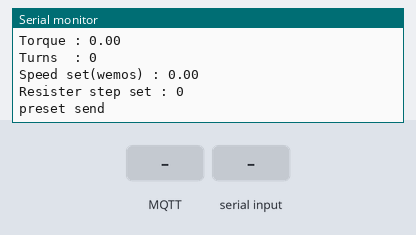
Simulated run of this sketch. Board: ESP8266 (Wemos D1 mini). Shown: the last lines printed to the serial monitor. The inputs (shaded band) are chosen by the test bench. WiFi joins after 1.5 s; servers stay silent unless stated; uploads are accepted with an empty reply; random numbers use the default seed unless the sketch sets one; no MQTT or app messages arrive unless stated.

Above: at 2.7 s.
2.8 s: MQTT message "1" arrives on the first subscribed topic
At 3.4 s:
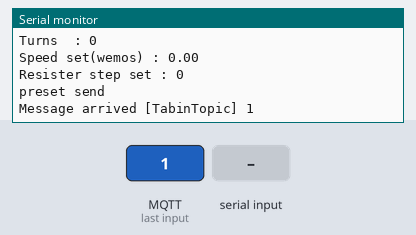
4.3 s: "p,1\n" received over Serial
At 5.7 s:
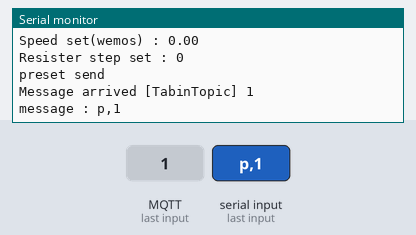
6.4 s: "p,150\n" received over the second serial link
At 7.6 s:
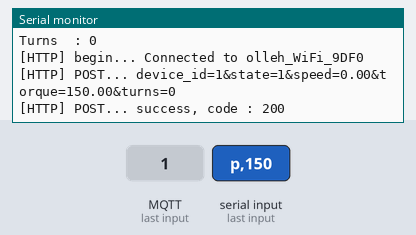
8.4 s: "r,1\n" received over Serial
At 9.9 s:
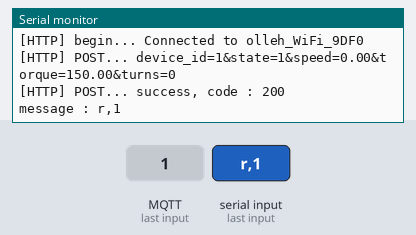
10.6 s: "hello,1\n" received over the second serial link
At 11.9 s:
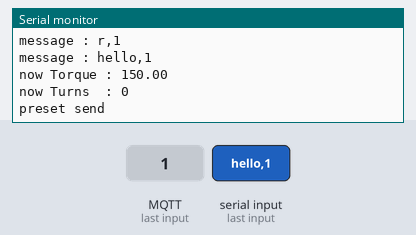
12.7 s: "r,150\n" received over Serial
At 13.5 s:
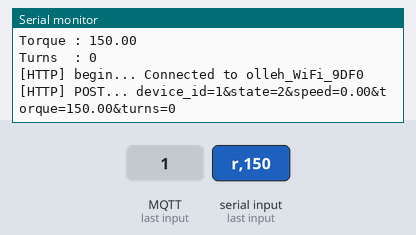

Measured:
- after the input at 2.8 s, the serial monitor: prints a new line after 0.08 s (image 1)
- after the input at 4.3 s, the serial monitor: prints a new line after 0.60 s (image 2)
- after the input at 6.4 s, the serial monitor: prints a new line after 0.53 s (image 3)
- after the input at 8.4 s, the serial monitor: prints a new line after 0.76 s (image 4)
- after the input at 10.6 s, the serial monitor: prints a new line after 0.60 s (image 5)
- after the input at 12.7 s, the serial monitor: prints a new line after 0.64 s (image 6)

The sketch:

wemos_mini.ino
```cpp
#include <ESP8266WiFiMulti.h>
#include <ESP8266HTTPClient.h>
#include <PubSubClient.h>
#include<SoftwareSerial.h>
#include <stdlib.h>
#include <SPI.h>

SoftwareSerial arduinoSerial(5, 4); // D1, D2

WiFiClient wificlient;
WiFiClient client2;
ESP8266WiFiMulti WiFiMulti;
PubSubClient client(wificlient);

// 변수선언
int state = LOW;
int moter_stop = LOW;
int steady_state1 = LOW;
int steady_state2 = LOW;
char msg[50];
int result_state = 0;
String dataIn = "";
int wifi_timeout = 0;
int cspin = 15; //wemos mini d1 r2


//mqtt
const char* mqtt_server = "postman.cloudmqtt.com";    // port 17181
const char* outTopic = "TaboutTopic";
const char* inTopic = "TabinTopic";
const char* mqtt_username = "mzxzkerr";
const char* mqtt_password = "6ePJPdo2Nkr6";
const char* pubdata = "";


//세팅값
String id = "1" ;       // 디바이스 id

#define ssid "olleh_WiFi_9DF0" //wifi id
#define pass "0000004810"      //wifi pass
#define ssid2 "D109-1" //wifi id
#define pass2 "113333555555"      //wifi pass

float torque_voltage = 500;
float speed_voltage = 500;
int turns_value = 1;

int Wiper0 = 127;     // Wiper register
int Wiper0_pre = 0; // Previous Wiper register

// 함수들
void resister_set();
void clear_msg();
void setup_wifi();
void Http_post();
void Http_get();
void wifi_check();
void break_msg();
void Http_post();
void callback(char* topic, byte* payload, unsigned int length);
void reconnect();

/////////////////////////////////////////
//*       셋업 & 루프                   *//
//*                                   *//
/////////////////////////////////////////

void setup() {
  Serial.begin(115200);
  arduinoSerial.begin(38400);
  setup_wifi();

  client.setServer(mqtt_server, 17181);
  client.setCallback(callback);
  //    pinMode(0,OUTPUT);
  //    pinMode(2,OUTPUT);
  //    pinMode(14,INPUT);
  //    pinMode(12,INPUT);
  //    pinMode(13,OUTPUT);
  pinMode(cspin, OUTPUT);    // Pin 24 OUTPUT, Slave Select(SS)
  digitalWrite(cspin, HIGH); // SS High
  SPI.begin();            // Initialize SPI(Default: 4MHz, Mode 0)
  wifi_check();        //Wifi 상태 체크 함수
  Serial.println("start wm");
  resister_set();

}

void loop() {
  if (!client.connected()) {
    reconnect();
  }
  client.loop();

  if (arduinoSerial.available()) {
    int k = 0;
    dataIn = "";
    while (arduinoSerial.available()) {
      char myChar = (char)arduinoSerial.read();
      //msg[k]=myChar;
      dataIn += myChar;
      k++;
      delay(5);
    }
    //Serial.print("message : ");
    //Serial.print(msg);
    Serial.print("message : ");
    Serial.println(dataIn);
    break_msg(dataIn);
    //clear_msg();
  }


  if (Serial.available()) {
    int k = 0;
    dataIn = "";
    while (Serial.available()) {
      char myChar = (char)Serial.read();
      //msg[k]=myChar;
      dataIn += myChar;
      k++;
      delay(5);
    }
    //Serial.print("message : ");
    //Serial.print(msg);
    Serial.print("message : ");
    Serial.println(dataIn);
    break_msg(dataIn);
    //clear_msg();
  }


  delay(1000);
}


/////////////////////////////////////////
//*       사용자 함수                   *//
//*                                   *//
/////////////////////////////////////////

void clear_msg() {
  char buf[50] = "";
  for (int k = 0; k < 50; k++) {
    msg[k] = buf[k] ;
  }
}
void break_msg(String msg) {
  String torque_data;
  String speed_data;
  String turns_data;
  int speed_index = msg.indexOf(",");
  int torque_index = dataIn.indexOf(",", speed_index + 1);

  if (msg.length() > 4) {
    if (msg.startsWith("p")) {
      arduinoSerial.print("ok");
      result_state = 1;
      speed_data = msg.substring(1, speed_index);
      torque_data = msg.substring(speed_index + 1, torque_index);
      turns_data = msg.substring(torque_index + 1, msg.length());
      torque_voltage = torque_data.toInt();
      turns_value = turns_data.toInt();
      Serial.println("State : pass");
      Serial.print("Speed : ");
      Serial.println(speed_voltage);
      Serial.print("Torque : ");
      Serial.println(torque_voltage);
      Serial.print("Turns  : ");
      Serial.println(turns_value);
      Http_post();
      pubdata = "p";
      //strcpy(msg,pubdata.c_str()));
      client.publish(outTopic, pubdata);
      clear_msg();
    } else if (msg.startsWith("r")) {
      arduinoSerial.print("ok");
      result_state = 2;
      speed_data = msg.substring(1, speed_index);
      torque_data = msg.substring(speed_index + 1, torque_index);
      turns_data = msg.substring(torque_index + 1, msg.length());
      torque_voltage = torque_data.toInt();
      turns_value = turns_data.toInt();
      Serial.println("State : reject");
      Serial.print("Speed : ");
      Serial.println(speed_voltage);
      Serial.print("Torque : ");
      Serial.println(torque_voltage);
      Serial.print("Turns  : ");
      Serial.println(turns_value);
      Http_post();
      pubdata = "r";
      // strcpy(msg,pubdata.c_str());
      client.publish(outTopic, pubdata);
      clear_msg();
    } else if (dataIn.startsWith("hello")) {
      Serial.print("now Torque : ");
      Serial.println(torque_voltage);
      Serial.print("now Turns  : ");
      Serial.println(turns_value);
      delay(50);
      String data2 = "tq" + (String) torque_voltage;
      arduinoSerial.print(data2);
      delay(50);
      String data1 = "ts" + (String) turns_value;
      arduinoSerial.print(data1);
      Serial.println("preset send");
   }
  }
}


void setup_wifi() {
  WiFi.disconnect();
  // Serial.setDebugOutput(true);
  Serial.println();
  Serial.println("[SETUP] Wifi Connecting ");
  //Serial.println(ssid2);
  WiFi.mode(WIFI_STA);              // Station 모드로 설정
  //wifi_scan();
  WiFiMulti.addAP(ssid, pass);      // Wifi 공유기 추가 및 자동연결
  // WiFi.begin(ssid2, pass2);
  WiFiMulti.addAP(ssid2, pass2);      // 공유기2 추가 및 자동연결

  Serial.print("[SETUP] WAIT ");
  while (WiFiMulti.run() != WL_CONNECTED) {
    delay(500); Serial.print("."); wifi_timeout++;
    if (wifi_timeout == 40) {
      wifi_timeout = 0;
      break;
    }
  }
  Serial.println();
}


void wifi_check() {
  //WiFiMulti.run();
  Serial.print("[SETUP] Wifi status : ");
  Serial.print(WiFi.status());
  Serial.print(" => ");
  if ((WiFi.status() == WL_CONNECTED)) {
    Serial.println("WL_CONNECTED");
  }
  else if ((WiFi.status() == WL_IDLE_STATUS)) {
    Serial.println("WL_IDLE_STATUS");
  }
  else if ((WiFi.status() == WL_CONNECTION_LOST)) {
    Serial.println("WL_CONNECTION_LOST");
  }
  else if ((WiFi.status() == WL_NO_SSID_AVAIL)) {
    Serial.println("WL_NO_SSID_AVAIL");
  }
  else if ((WiFi.status() == WL_CONNECT_FAILED)) {
    Serial.println("WL_CONNECT_FAILED");
  }
  else if ((WiFi.status() == WL_DISCONNECTED)) {
    Serial.println("WL_DISCONNECTED");
    if (!WiFi.getAutoConnect()) {
      WiFi.reconnect();
      Serial.print("[Reconnect] WAIT ");
      while (WiFi.status() != WL_CONNECTED) {
        delay(500); Serial.print(".");
        wifi_timeout++;
        if (wifi_timeout == 200) {
          wifi_timeout = 0;
          break;
        }
      }
      Serial.println();
    }
  }
  else {
    Serial.println("WL_ERROR");
  }
  Serial.print("[SETUP] WifiMulti status : ");
  Serial.print(WiFiMulti.run());
  Serial.print(" => ");
  if ((WiFiMulti.run() == WL_CONNECTED)) {
    Serial.println("WL_CONNECTED");
  }
  else if ((WiFiMulti.run() == WL_IDLE_STATUS)) {
    Serial.println("WL_IDLE_STATUS");
  }
  else if ((WiFiMulti.run() == WL_CONNECTION_LOST)) {
    Serial.println("WL_CONNECTION_LOST");
  }
  else if ((WiFiMulti.run() == WL_NO_SSID_AVAIL)) {
    Serial.println("WL_NO_SSID_AVAIL");
  }
  else if ((WiFiMulti.run() == WL_CONNECT_FAILED)) {
    Serial.println("WL_CONNECT_FAILED");
  }
  else if ((WiFiMulti.run() == WL_DISCONNECTED)) {
    Serial.println("WL_DISCONNECTED");
  }
  else {
    Serial.println("WL_ERROR");
  }
  Serial.print("[SETUP] WifiAutoConnect : ");
  Serial.print(WiFi.getAutoConnect());
  Serial.print(" => ");
  if (WiFi.getAutoConnect()) {
    Serial.println("True");
  }
  else {
    Serial.println("False");
  }
  Serial.print("[SETUP] Connected to ");        //연결된 wifi ID
  Serial.println(WiFi.SSID());
  Serial.print("[SETUP] localIP address:\t");   //할당된 IP 주소
  Serial.println(WiFi.localIP());

}

void Http_post() {
  HTTPClient http;           //  WiFiClient client;
  http.setTimeout(3000);
  Serial.print("[HTTP] begin... Connected to ");
  Serial.println(WiFi.SSID());
  if (http.begin(client2, "http://cjk09083.cafe24.com/tab/insert.php")) {  // Wifi를 통한 HTTP 통신
    http.addHeader("Content-Type", "application/x-www-form-urlencoded");
    Serial.print("[HTTP] POST... ");
    //          // start connection and send HTTP header
    //String post_content = "data="+String(WiFi.SSID());
    String post_content = "device_id=" + String(id) + "&state=" + String(result_state)
                          + "&speed=" + String(speed_voltage) + "&torque=" + String(torque_voltage) + "&turns=" + String(turns_value); //전달할 데이터
    int httpCode = http.POST(post_content); //Http 통신. Code가 200이면 정상, 음수면 실패
    Serial.println(post_content);
    // httpCode will be negative on error
    if (httpCode > 0) {
      // HTTP header has been send and Server response header has been handled
      Serial.printf("[HTTP] POST... success, code : %d\n", httpCode);
      String payload = http.getString();
      Serial.println(payload);
    } else {
      Serial.printf("[HTTP] POST... failed, error : %s\n", http.errorToString(httpCode).c_str());
    }
    http.end();
  } else {
    Serial.printf("[HTTP} Unable to connect\n");
  }
}

void Http_get() {
   HTTPClient http;
    Serial.print("[HTTP] begin...\n");
    if (http.begin(client2, "http://cjk09083.cafe24.com/tab/get_rate_data.php?device_id="+id)) {  // HTTP
      Serial.print("[HTTP] GET...\n");
      // start connection and send HTTP header
      int httpCode = http.GET();
      // httpCode will be negative on error
      if (httpCode > 0) {
        // HTTP header has been send and Server response header has been handled
        Serial.printf("[HTTP] GET... code: %d\n", httpCode);
        // file found at server
        if (httpCode == HTTP_CODE_OK || httpCode == HTTP_CODE_MOVED_PERMANENTLY) {
          String payload = http.getString();
          Serial.print("payload : ");
          Serial.println(payload);
          int total_index= payload.indexOf('&');
          int reject_index= payload.indexOf('&',total_index+1);
          int rate_index= payload.indexOf('&', reject_index+1);
          int speed_index= payload.indexOf('&', rate_index+1);
          int torque_index= payload.indexOf('&', speed_index+1);
          int turns_index= payload.indexOf('&', torque_index+1);
          speed_voltage=payload.substring(rate_index+1,speed_index).toInt();
          torque_voltage=payload.substring(speed_index+1,torque_index).toInt();
          turns_value=payload.substring(torque_index+1,turns_index).toInt();

          Serial.print("Speed : ");
          Serial.println(speed_voltage);
          Serial.print("Torque : ");
          Serial.println(torque_voltage);
          Serial.print("Turns  : ");
          Serial.println(turns_value);

          Wiper0 = map(speed_voltage, 0, 1000, 0, 255);
          Serial.print("Speed set(wemos) : ");
          Serial.print(speed_voltage / 100);
          Serial.println();
          resister_set();
          delay(50);
          String data2 = "tq" + (String) torque_voltage;
          arduinoSerial.print(data2);
          delay(50);
          String data1 = "ts" + (String) turns_value;
          arduinoSerial.print(data1);
          Serial.println("preset send");
          }
      } else {
        Serial.printf("[HTTP] GET... failed, error: %s\n", http.errorToString(httpCode).c_str());
      }
      http.end();
    } else {
      Serial.printf("[HTTP} Unable to connect\n");
    }
}


void callback(char* topic, byte* payload, unsigned int length) {
  Serial.println();
  Serial.print("Message arrived [");
  Serial.print(topic);
  Serial.print("] ");
  dataIn = "";
  for (int i = 0; i < length; i++) {
    dataIn += (char)payload[i];
  }
  Serial.print(dataIn);
  Serial.println();
  if (dataIn.startsWith("sp")) {
    dataIn = dataIn.substring(2);
    speed_voltage = dataIn.toInt();
    Wiper0 = map(speed_voltage, 0, 1000, 0, 255);
    Serial.print("Speed set(wemos) : ");
    Serial.print(speed_voltage / 100);
    Serial.println();
    resister_set();
  }
  else if (dataIn.startsWith("tq")) {
    arduinoSerial.print(dataIn);
    dataIn = dataIn.substring(2);
    torque_voltage = dataIn.toInt();
    Serial.print("Torque set(nano) : ");
    Serial.print(torque_voltage / 100);
    Serial.println();
  }
  else if (dataIn.startsWith("ts")) {
    arduinoSerial.print(dataIn);
    dataIn=dataIn.substring(2);
    turns_value = dataIn.toInt();
    Serial.print("Turns set : ");
    Serial.print(turns_value);
    Serial.println();

  }
  else if (dataIn.startsWith("go")) {
    arduinoSerial.print(dataIn);

    Serial.print("Go");
    Serial.println();
    pubdata = "s";
    // strcpy(msg,pubdata.c_str());
    client.publish(outTopic, pubdata);
    clear_msg();
  }
  else if (dataIn.startsWith("no")) {
    arduinoSerial.print(dataIn);

    Serial.print("Stop");
    Serial.println();
  }


  dataIn = "";
}

void reconnect() {
  char idbuf[50];
  String geneid;
  char testsend[75];
  for (int k = 0; k <= 32; k++)
  {
    geneid += random(1, 9);
  }
  geneid.toCharArray(idbuf, geneid.length());
  sprintf(testsend, "TAB Mqtt : %s", idbuf);
  const char* mqttid = testsend;

  // Loop until we're reconnected
  while (!client.connected()) {
    Serial.print("Attempting MQTT connection...");
    // Attempt to connect
    if (client.connect(mqttid, mqtt_username, mqtt_password)) {
      Serial.print("connected with id : ");
      Serial.println(idbuf);
      // Once connected, publish an announcement...
      client.publish(outTopic, mqttid);
      client.publish("test_connection", mqttid);
      // ... and resubscribe
      client.subscribe(inTopic);
      Http_get();
    } else {
      Serial.print("failed, rc=");
      Serial.print(client.state());
      Serial.println(" try again in 5 seconds");
      // Wait 5 seconds before retrying
      wifi_check();
      delay(5000);
    }
  }
}


void resister_set() {

  if (Wiper0 != Wiper0_pre) // If Wiper value is changed
  {
    //SPI communication
    digitalWrite(cspin, LOW);
    SPI.transfer(0x00);    // Write Data to Wiper0 register(address: 0x0)
    SPI.transfer(Wiper0);  // Value of Wiper0 register
    digitalWrite(cspin, HIGH);
    Serial.print("Resister step set : ");
    Serial.println(Wiper0);
    Serial.println();
    Wiper0_pre = Wiper0;
  }

}
```
